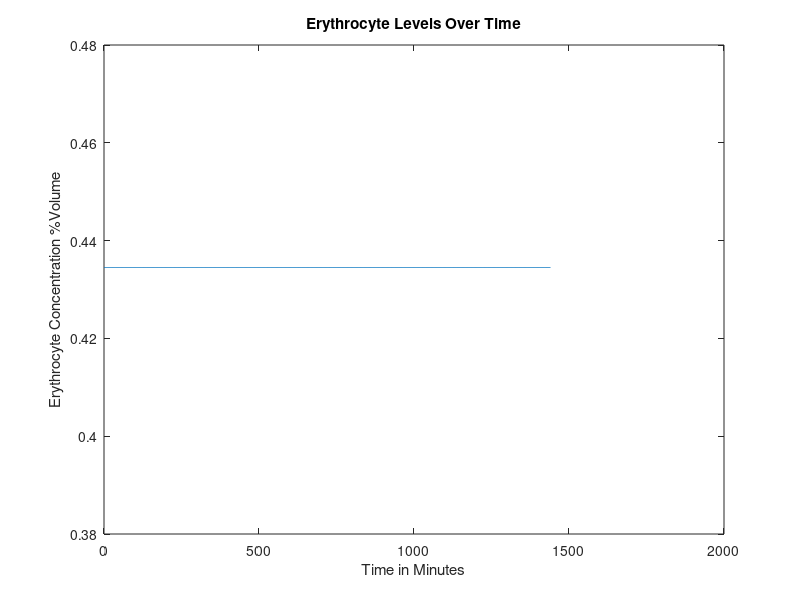
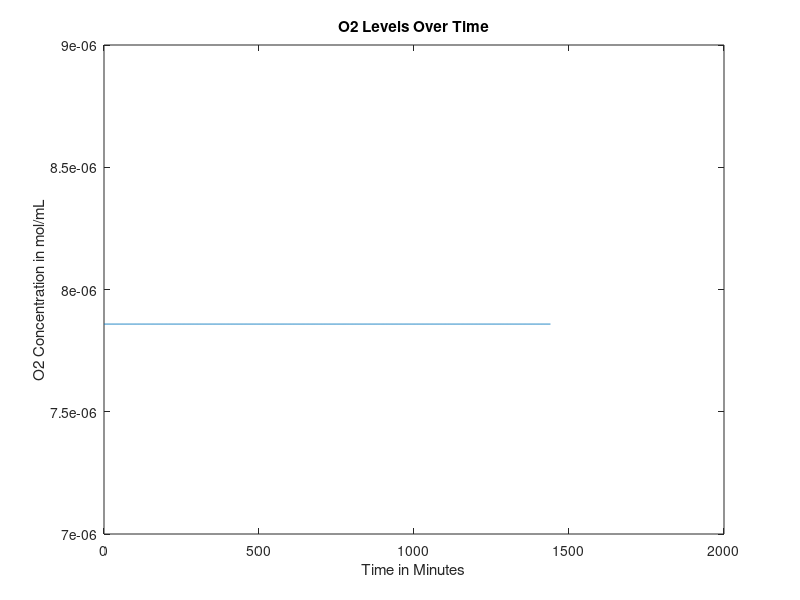
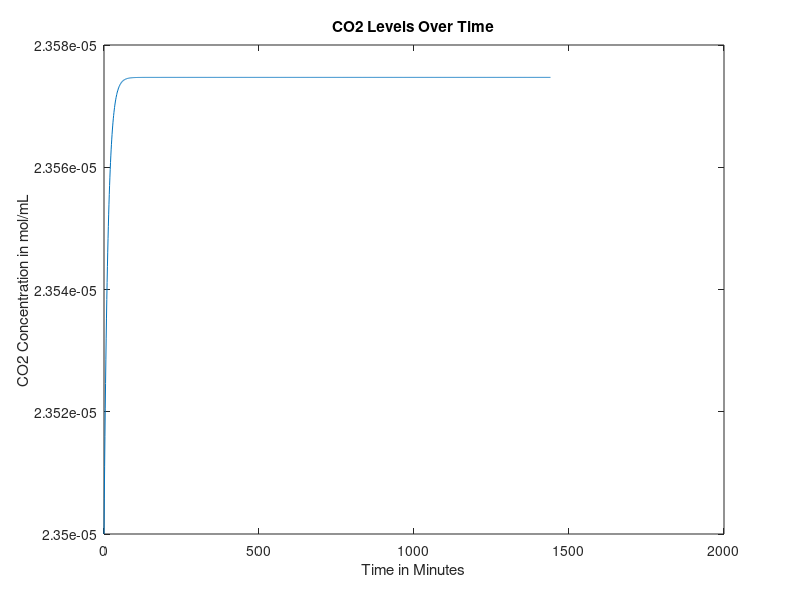
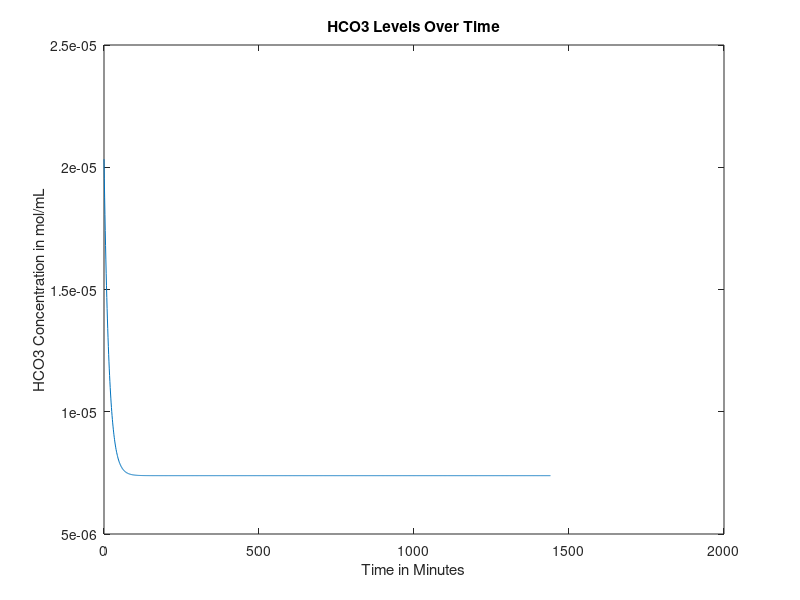

The MATLAB source for these figures, in order:
function mainfunction1lungpercent()

age = 30; %Age in years
gender = 0; %Gender, 0=male, 1=female
mass = 70; %Weight in kg
anemia = 0; %Is the patient anemic? 1 if yes, 0 if no

RQ=0.825;%reaction quotients for the general body and 
%RQheart=0.7;

    if (40>=age)&&(age>0) %if/else statement that sets heart rate based on age, in bpm
        heartrate = 60;  
    else
        heartrate=70;
    end

    
%Intake of various nutrients
carbs=130;
calciumintake=1000;
sodiumintake=500;

if gender==1
    ironintake=18;
else
    ironintake=8;
end

bloodweight=0.07*mass; %sets mass of blood in the body based on percentage composition of blood and bodyweight


%SV=mass; %stroke volume, blood pumped out of heart per beat in mL

bloodflow0 = 1000*bloodweight/1.06; %blood flow out of heart per minute in mL, divided by density of 1.06 g/mL (steady state value)

% cvector = concentration vector, [cE, cNa, cCa, cIron, cGlucose, cO2,
% cCO2, cHCO3], where c = "concentration of", and the letters are our
% components


if gender == 0 %if loop sets volume percentage of red blood cells based on gender
cE = 0.4345;
elseif gender == 1
cE = 0.402;  
end
 
%set concentration of O2 and CO2 in mol/mL at BTP in venous blood
cO2 = 0.00000785855;
cCO2 = 0.0000235;
%concentration of bicarbonate in venous blood, in mol/L
cHCO3 = 0.00002033;
%concnetartion of glucose in mol/mL
cGlucose = 0.0000055;
%Na concentration in mol/mL
cNa = 0.000137;
%Concentration of Ca in mol/mL
cCa = 0.00000118;
%Concentration of iron in mol/mL
cIron = 0.00012592;

cvector0 = [cE cO2 cCO2 cHCO3 cGlucose cNa cCa cIron]; %concentration in the blood, in moles? mL/mL of blood

cEtrack=[cvector0(1)];
cO2track=[cvector0(2)];
cCO2track=[cvector0(3)];
cHCO3track=[cvector0(4)];
cGlucosetrack=[cvector0(5)];
cNatrack=[cvector0(6)];
cCatrack=[cvector0(7)];
cIrontrack=[cvector0(8)];

for loop=1:1440
%Run initial venous blood through the heart
[bloodflow, cvector, Ci] = lungs(bloodflow0, cvector0);
%Run blood from lungs to the heart
[bloodflow, cvector1] = heart(bloodflow, cvector, mass, Ci);
%These three values are the blood flows that go from the heart to each
%organ





if (18<=age) && (age<50)
   LW=452+16.34*mass+11.85*age-166*gender;
else
   LW=1390+15.94*mass-12.86*age;
end

%Volumetric flow rate in and out of liver (mL/min)
%Vi=Vj=V=100mL/min per 100g liver
%Blood flow distribution will change during iron deficiency anemia but we
%don't have a function modeling this yet
V=LW;






BFbraini=0.15*bloodflow;
BFliveri=V;
BFotherbloodi=bloodflow-BFbraini-0.3*BFliveri;
%Process each of these three blood flows in their respective organs
[BFbrainj, cvectorbrainj] = brain(BFbraini, cvector1, mass, Ci);
[BFotherbloodj, cvectorotherbloodj] = otherblood(BFotherbloodi, cvector1, carbs, calciumintake, sodiumintake, ironintake, Ci, RQ); 

Mvectorotherbloodliver=0.7*V*cvectorotherbloodj;
Mvectorheart=0.3*V*cvector1;
cvectorliverin=(Mvectorotherbloodliver+Mvectorheart)/V;

[BFliverj, cvectorliverj] = liver(BFliveri,cvectorliverin,gender,mass,LW, Ci);
%Redirect blood from liver to other blood and mix the two
Mvectorotherbloodj=(cvectorotherbloodj*(BFotherbloodj-0.7*V))+(cvectorliverj*BFliverj);
%Add the blood flow from other blood and liver to get new blood volume
BFotherbloodj=BFotherbloodj-0.7*V+BFliverj;
%Do a weighted average to get a new cvector
cvectorotherbloodj=Mvectorotherbloodj/BFotherbloodj;
%Send 25% of the blood flow to the kidneys
BFkidneyi=0.25*(BFbrainj+BFotherbloodj);
%Subtract blood sent to kidneys from other blood 
BFotherbloodj=BFotherbloodj-BFkidneyi;
%Have the kidneys process the blood they receive
[BFkidneyj, cvectorkidneyj] = kidney(BFkidneyi, cvectorotherbloodj,RQ,mass, Ci);
%Send blood processed in kidneys back to other blood, pool with brain, create Mvector
Mvectorotherblood=(BFotherbloodj*cvectorotherbloodj)+(BFkidneyj*cvectorkidneyj)+(BFbrainj*cvectorbrainj);
%Reset the bloodflow back into the lungs to the blood flow we just computed
bloodflow0=BFotherbloodj+BFkidneyj+BFbrainj;
%Recompute cvector0 by dividing Mvectorotherblood by bloodflow0
cvector0=Mvectorotherblood/bloodflow0;

cEtrack=[cEtrack cvector0(1)];
cO2track=[cO2track cvector0(2)];
cCO2track=[cCO2track cvector0(3)];
cHCO3track=[cHCO3track cvector0(4)];
cGlucosetrack=[cGlucosetrack cvector0(5)];
cNatrack=[cNatrack cvector0(6)];
cCatrack=[cCatrack cvector0(7)];
cIrontrack=[cIrontrack cvector0(8)];

A = [cvector; cvector1; cvectorbrainj; cvectorotherbloodj; cvectorliverj; cvectorkidneyj; cvector0];
end

figure
plot(0:loop(end),cEtrack)
title('Erythrocyte Levels Over Time')
xlabel('Time in Minutes')
ylabel('Erythrocyte Concentration %Volume')

figure 
plot(0:loop(end),cO2track)
title('O2 Levels Over Time')
xlabel('Time in Minutes')
ylabel('O2 Concentration in mol/mL')

figure 
plot(0:loop(end),cCO2track)
title('CO2 Levels Over Time')
xlabel('Time in Minutes')
ylabel('CO2 Concentration in mol/mL')

figure 
plot(0:loop(end),cHCO3track)
title('HCO3 Levels Over Time')
xlabel('Time in Minutes')
ylabel('HCO3 Concentration in mol/mL')

figure 
plot(0:loop(end),cGlucosetrack)
title('Glucose Levels Over Time')
xlabel('Time in Minutes')
ylabel('Glucose Concentration in mol/mL')

figure
plot(0:loop(end),cNatrack)
title('Na Levels Over Time')
xlabel('Time in Minutes')
ylabel('Na Concentration in mol/mL')

figure
plot(0:loop(end),cCatrack)
title('Ca Levels Over Time')
xlabel('Time in Minutes')
ylabel('Ca Concentration in mol/mL')

figure
plot(0:loop(end),cIrontrack)
title('Iron Levels Over Time')
xlabel('Time in Minutes')
ylabel('Iron Concentration in mol/mL')





end




function [bloodout, Cout, Ci] = lungs(vblood, Cvector)
    % This function finds the output terms for each component coming out of
    % the lungs.
    % Input: W = weight;
    %        Cvector - vector containing initial concentrations of each component
    %        entering heart
    % Output: Cout - vector containing final concentrations of each
    %         component leaving heart
    
    % Finding volumetric flow rate of blood (volumetric flow rate of blood
    % in = out)
%     mblood = 0.07*W; %in kg
%     pblood = 1.06; %in kg/L %this value is dependent on other factors - can we use it? should we use 1?
%     vblood = mblood/pblood; %in L/min
    
    Cout = [];
    % Finding volumetric flow rate out of oxygen
    CiO2 = 0.000001964637; %5mL/100mL becomes .000001964637 mol
    %CdeoxygenatedO2 = 0.16; %from graph and partial pressure of oxygen in entering deoxygenated blood being...
    Ci=CiO2*vblood;                       %40 mmHg (this might also depend on hemoglobin)
    nO2i = vblood*(Cvector(2)+CiO2); %O2 in, mL/min
    nO2cons = 0.05*CiO2*vblood;%.0002082515; %5.3 mL/min becomes .0002082515 mol/min
    nO2j = nO2i - nO2cons; %O2 out, mol/min
    Cout(2) = nO2j/vblood; %mol/mL
    
    % Finding volumetric flow rate out of carbon dioxide
    nCO2i = vblood*Cvector(3);
    nCO2cons = nCO2i*(1-(48/52));%vblood*(.0000015716531); %vblood(mL/min) and concentration of blood consumed (mol/mL)
    %CjCO2 = 0.48; %48 mL/100 mL, should be dependent on hemoglobin, oxygen, things like that
    nCO2j = nCO2i - nCO2cons; %CO2 out, L/min
    Cout(3) = nCO2j/vblood;
    
    % Finding volumetric flow rate out of bicarbonate
    rHCO3CO2 = Cvector(4)/Cvector(3); %ratio of bicarbonate to carbon dioxide in blood leaving lungs
    nHCO3j = rHCO3CO2*nCO2j; %HCO3 out, mol/min
    Cout(4) = nHCO3j/vblood;
    
    % Finding volumetric flow rate out of calcium
    Cout(7) = Cvector(7); %calcium out, L/min
    
    % Finding volumetric flow rate out of iron
%      Cerythrocytes = 0.45; %45 mL/100 mL, this concentration changes depending on hemoglobin, but we need...
% %                           %to figure out this relationship
%      Chemoglobin = 0.335; %g/mL, this concentration also changes, but maybe only depending on demographics
% %                          %and anemia
%     Mhemoglobin = 65000; %g/mol
%     MFe = 55.845; %g/mol
%     CFe = (MFe*Chemoglobin*Cerythrocytes)/Mhemoglobin;
%     vFej = vblood*CFe; %iron out, L/min

    Cout(8) = Cvector(8); %iron concentration doesn't change in lungs?
    % Finding volumetric flow rate out of sodium
    Cout(6) = Cvector(6); %sodium out, L/min
    
    % Finding volumetric flow rate out of erythrocytes
    %vErythrocytesj = vblood*Cerythrocytes; %erythrocytes out, L/min, once again this concentration changes
    Cout(1) = Cvector(1);
    
    % Finding volumetric flow rate out of glucose
%     Chemoglobinblood = Chemoglobin*Cerythrocytes; %concentration of hemoglobin in blood, g/mL
%     Chemoglobinbloodmol = Chemoglobinblood/Mhemoglobin; %concentration of hemoglobin in blood, mol/mL
%     CO2bloodmol = 4*Chemoglobinbloodmol; %concentration of oxygen in blood dependent on this value of...
%                                          %hemoglobin, mol/mL
    %nO2cons = CO2bloodmol*vblood*1000; %molar flow rate of oxygen consumed, mol/min - can we somehow...
                                       %convert this into mL/min to get a
                                       %more accurate value of oxygen
                                       %consumed in the oxygen accounting
                                       %equation?
    nglucosecons = nO2cons/6; %molar flow rate of glucose consumed, mol/min
%     Mglucose = 180.18; %g/mol
%     mglucosecons = nglucosecons*Mglucose; %g/min
%     pglucose = 1560; %g/L, is this what other people are using?
%     vglucosecons = mglucosecons/pglucose; %L/min
    nGlucosei = Cvector(5)*vblood;
    nGlucosej = nGlucosei - nglucosecons; %molar flow rate of glucose out, mol/min
    Cout(5) = nGlucosej/vblood;
    bloodout = vblood;
end
    
    %*thoughts I had while coding that we should consider: putting in
    %checks to make sure outflows that go directly to the next organ are
    %the same as those inflows - if they're not the same, find the problem
    %and/or change it to be the same
    % make sure everyone codes volumetric flow rate of blood and density of
    % blood in the same way





function [bloodflowj, cvectorj] = brain(bloodflowi, cvectori, mass, Ci)
%Blood volume conserved
bloodflowj=bloodflowi;

brainmass=0.02*mass*1000; %gives brain mass in grams as 2% body mass
Mvector=bloodflowi*cvectori;
%Create a null vector for cvectorj
cvectorj=zeros(1,8);
%Sets inflows equal to outflows for erythrocytes, Na, Ca, Iron
cvectorj(1)=cvectori(1);
cvectorj(6)=cvectori(6);
cvectorj(7)=cvectori(7);
cvectorj(8)=cvectori(8);

%Consume oxygen at 18.4% of intake rate
MO2j=Mvector(2)-0.184*Ci;
%Consume glucose at a rate of 120g/day
MGlucosej=Mvector(5)-(0.6660746/1440);%moles of glucose in - glucose requirements per day in moles/minutes in the day
%Calculate CO2 produced based on glucose consumed via respiration equation
MCO2j=Mvector(3)+6*(0.6660746/1440);
%Calculate HCO3 made when the CO2 is produced
rHCO3CO2=19.3/21.5; %ratio of bicarbonate to carbon dioxide in blood leaving lungs
HCO3j=Mvector(4)+rHCO3CO2*6*(0.6660746/1440);

%Calculate values above as concentrations and add them to cvectorj
cvectorj(2)=MO2j/bloodflowj;
cvectorj(5)=MGlucosej/bloodflowj;
cvectorj(3)=MCO2j/bloodflowj;
cvectorj(4)=HCO3j/bloodflowj;

end






%I don't know about modeling different conditions based on flow at a
%certain time, would it be better if we used t (for time, i.e. what step we
%are at)
%Also if carbon dioxide concentration changes, then I am pretty sure
%bicarbonate concentration will also change (by how much I'm not sure, I'm
%tired)
function [outflow, Cout] = heart(flow,Cvector,weight, Ci)
    % This function finds the output terms for each component coming out of
    % the heart.
    % Input: Cvector - vector containing initial concentrations of each component
    %        entering heart
    %        Flow - number that represents volumetric? flow of first inlet
    %        stream from lungs to heart
    % Output: Cout - vector containing final concentrations of each
    %         component leaving heart
    
    %how do I account for total blood/blood flow
    %so the Heart has multiple flows to it, but the heart will actually consume only once -- the first time because we are assuming that everything is happening in one heartbeat? 
Cout = [];
    %if flow == Flow1LungsToHeart
    
        % components that don't change:
        
        % Finding concentration out of glucose
Cout(5)=Cvector(5);
% Finding concentration out of erythrocytes
Cout(1)=Cvector(1);
% Finding concentration out of sodium
Cout(6)=Cvector(6);
% Finding concentration out of iron
Cout(8)=Cvector(8);
% Finding concentration out of calcium
Cout(7)=Cvector(7);
% Finding concentration out of bicarbonate, however I think
% bicarbonate will change because the concentration of carbon
% dioxide changes
%Cout(4)=Cvector(4);

heartmass = weight*.003;
nO2cons = 0.116*Ci; %mL/min*mol/mL=mol/min
%vblood = (.07*weight)/1.06; %L/min, if the total volumetric blood flow leaving the lungs is the same as volumetric blood flow entering the heart
Cout(2) = (Cvector(2)*flow - nO2cons)/flow;
CO2gen = .7*nO2cons; %using respiratory quotient in the heart
Cout(3) = (Cvector(3)*flow + CO2gen)/flow;
rHCO3CO2 = Cvector(4)/Cvector(3); %ratio of bicarbonate to carbon dioxide in blood leaving lungs
nHCO3j = rHCO3CO2*CO2gen; %HCO3 out, mol/min
Cout(4) = (Cvector(4)*flow + nHCO3j)/flow;

    %components that do change
    % Finding volumetric flow rate out of oxygen
    % Finding volumetric flow rate out of carbon dioxide
    %heartRQ=0.7; %we are assuming that heart muscle cell metabolism comes soley from lipids
    %heartRQ=CO2produced/O2consumed;
    % O2 consumption: 30 - 35 mL/min per 300 g
    %based off of RQ find the CO2produced
    %vO2j=vO2-O2consumed but do units match
    %vCO2j=vCO2 + CO2produced
       
%     else 
%         % no components will change?
%         %Concentration2HeartToOther
%         %Concentration2HeartToBrain
%         %Concentration2HeartToLiver
%         %Concentration3BrainToHeart
%         %Concentration4LiverToHeart
%         %Concentration7OtherToHeart
%         %Concentration8HeartToLungs
%         
%         Cout(5)=Cvector(5);
%         Cout(1)=Cvector(1);
%         Cout(6)=Cvector(6);
%         Cout(8)=Cvector(8);
%         Cout(7)=Cvector(7);
%         Cout(4)=Cvector(4);
%         Cout(3)=Cvector(3);
%         Cout(2)=Cvector(2);
%     end
outflow = flow;
end




function [bloodflowj, cvectorout]=liver(V,cvectori,G,mass,LW, Ci)
%This function will deliver output volumetric flow rates for the concentration of
%the 8 components (mol/mLmin) out of the liver
%Input: G=Gender (1 if female, 0 if male)
%W=weight of person (kg); A=age of person (years)
%cvector=[cE,cO2,cCO2,cHCO3,cGlucose,cNa,cCa,cFe)
%Outputs are all in concentration flow rates (mol/mLmin) out

%Initializes cvectorout
cvectorout=[0,0,0,0,0,0,0,0];

%Wet weight of liver (g) due to person's demographics
%LW=Liver weight (g)
%make this into a seperate function if can although i really believe liver
%needs demographic info in



%Calculates concentration flow rate of red blood cells out 
%p=blood density in amount per mL
%Vbody=Volume of body in mL. Calculating assuming 7% of total body weight
%is blood, then divided by density of blood to find volume of blood
%RBCj=raw numerical flow rate of red blood cells out/min
%RBCi=raw numerical flow rate of RBC in/min
%nRBCj=molar flow rate of RBC out/min
%RBCcons=consumption rate of RBC/min 
%No generation of RBC in liver
if G==1
    p=1.2e10; %number of red blood cells per mL of PURE red blood cells
else
    p=1.2e10;
end
    %Calculate volume of the body
    Vblood=0.07*mass*1000/1.056;
    %Calculate the number of RBCs entering liver based on concentration,
    %flow rate, and pure RBC density
    RBCi=p*V*cvectori(1);
    %Consume some based on body size
    RBCcons=5.55555e-6*cvectori(1)*Vblood;%this had vickis original p here, confirm
    %Find pure volume of RBCs we now have based on number and density 
    VRBCj=(RBCi-RBCcons)/p;
    %Calculate volume of plasma that entered
    Vplasma=V*(1-cvectori(1));
    %Calculate new concentrations based on volumeRBCs/total volume
    cvectorout(1)=VRBCj/(VRBCj+Vplasma);
    %Bloodflow out = blood cells out + plasma volume
    bloodflowj=Vplasma+VRBCj;

%Calculates concentration flow rate of O2 out 
%No generation of O2
%nO2i=molar flow rate of O2/min in
%nO2j=molar flow rate of O2/min out
%nO2cons=molar consumption rate of O2/min
nO2i= cvectori(2)*V; %0.0006286842*(LW/100);
nO2cons=0.204*Ci;
nO2j=nO2i-nO2cons;
cvectorout(2)=nO2j/V;

%Calculates concentration flow rate of CO2 out
%nCO2i=molar flow rate of CO2/min in
%nCO2j=molar flow rate of CO2/min out
%nCO2gen=molar flow rate of CO2/min generated
%RQ=Respiratory Quotient=mol CO2 produced/mol O2 consumed
RQ=0.825;
nCO2gen=RQ*nO2cons;
nCO2i=cvectori(3)*V;
nCO2j=nCO2i+nCO2gen;
cvectorout(3)=nCO2j/V;

%Calculates the required intake of protein in grams/min given a
%person's demographic information
%dprotein=daily protein intake in g/day
%protein=protein intake in g/min
dprotein=0.8*mass;
protein=dprotein/1440;

%Calculates the concentration flow rate of Bicarbonate out 
%Assume no generation of bicarbonate
%%Also liver just takes in bicarbonate from the heart and stomach
%1mole bicarbonate ions consumed by liver per 100g protein/day
rHCO3CO2 = cvectori(4)/cvectori(3); %ratio of bicarbonate to carbon dioxide in blood leaving lungs
nHCO3gen = rHCO3CO2*nCO2gen; %HCO3 out, mol/min
nHCO3i=cvectori(4)*V;
nHCO3j=nHCO3i-(protein/100)+nHCO3gen;
cvectorout(4)=nHCO3j/V;

%Calculates the concentration flow rate of Na2+ out 
%Assume no generation of Na2+, only in, out, and consumption
%nNai=molar flow rate of sodium in 
%nNacons=molar flow rate of sodium consumed given that 10% of bile salts
%are consumed, approx 600mL are produced per day, and there are 135mM Na+
%ions in bile.
%nNaj=molar flow rate of sodium out
nNacons=9.375e-9;
nNai=cvectori(6)*V;
nNaj=nNai-nNacons;
cvectorout(6)=nNaj/V;

%Calculates the concentration flow rate of Ca2+ out
%Assume no generation nor consumption.
%cCai=concentration flow rate of Ca2+ in mol/Lmin in
%cCaj=concentration flow rate of Ca2+ in mol/Lmin out
cvectorout(7)=cvectori(7);
%Calculates the concentration flow rate of Fe out
%Assume no generation since

% Glucose
nGlucosecons = nO2cons/6;
nGlucosei = cvectori(5)*V;
nGlucosej = nGlucosei - nGlucosecons;
cvectorout(5) = nGlucosej/V;

% Iron stays the same - but does it?
cvectorout(8)=cvectori(8);
end


function [bloodflowj, cvectorj] = kidney(bloodflowi, cvectori, RQ, mass, Ci)
T=1440;%Multiplier that scales up the time period of interest to one day (required for glucose equation)
Kidneymass=(300/70000)*mass; %mass of the kidneys combined in grams

%Initialize all intakes
Mvector=bloodflowi*cvectori;
bloodflowj=bloodflowi;

%Consume relevant compounds to create outlet values

MEj=Mvector(1);
MIronj=Mvector(8);

MO2j=Mvector(2)-0.072*Ci;
% Find mol/min O2 consumed
%MO2cons = Mvector(2) - MO2j;
% Convert to mL/min per 100g
%MO2cons = (MO2cons/0.0000392927)/(Kidneymass/100);
% Find mmol/min per 100g Na consumed
%MNacons = (MO2cons - 0.5)/0.1;
% Convert to mol/min
%MNacons = (MNacons/1000)*(Kidneymass/100);
MNacons = (100/1440)/1000;
MNaj = Mvector(6) - MNacons;
%MNaj=(Mvector(6)-(Kidneymass/100)*((10*(25450*(Mvector(2)-MO2j)))-5))/1000;
MCaj=0.98*Mvector(7);
MGlucosej=Mvector(5)-(Mvector(5)*(0.226/((Mvector(5))*T)));
MCO2j=Mvector(3)+((Mvector(2)-MO2j)*RQ);
rHCO3O2=Mvector(4)/Mvector(3);
MHCO3gen=rHCO3O2*((Mvector(2)-MO2j)*RQ);
MHCO3j=Mvector(4)-0.15*(Mvector(4))+(.004/T)+MHCO3gen;

%Recompute all concentrations using original mass of blood and new values

cIronj=MIronj/bloodflowj;
cNaj=MNaj/bloodflowj;
cO2j=MO2j/bloodflowj;
cCO2j=MCO2j/bloodflowj;
cEj=MEj/bloodflowj;
cGlucosej=MGlucosej/bloodflowj;
cHCO3j=MHCO3j/bloodflowj;
cCaj=MCaj/bloodflowj;

cvectorj=[cEj cO2j cCO2j cHCO3j cGlucosej cNaj cCaj cIronj];

end

function [outflow, Cout] = otherblood(flow, Cin, carbs, calciumintake, sodiumintake, ironintake, Ci, RQ)
Cout = [];
Cout(1) = Cin(1);
%CO2cons = 
Cout(2) = (Cin(2)*flow-0.374*Ci)/flow;%-CO2cons;
nCO2gen = 0.374*Ci*RQ;
Cout(3) = (Cin(3)*flow + nCO2gen)/flow;
rHCO3CO2 = Cin(4)/Cin(3);
Cout(4) = (Cin(4)*flow + nCO2gen*rHCO3CO2)/flow;
Cout(5) = (flow*Cin(5) + (.8*carbs)/(180.156*1440))/flow; %130g of carbs, 80 percent is directly translated to glucose, 20% is fructose and galactose which goes to the liver and may be converted to glucose at a later stage so another term is incoming
Cout(6) = (flow*Cin(6) + (sodiumintake/(1000*22.99*1440)))/flow; %500 mg of sodium needed for vital functions so start with sodium intake being 500 mg
Cout(7) = (flow*Cin(7) + (calciumintake*.26)/(1000*40.08*1440))/flow; %calcium intake should be around 1000 mg
Cout(8) = (flow*Cin(8) + (ironintake*.18)/(1000*55.845*1440)-1/(1440*1000*55.845))/flow;%iron intake will be approximately 8 mg for males and 18 mg for females
outflow = flow;
end